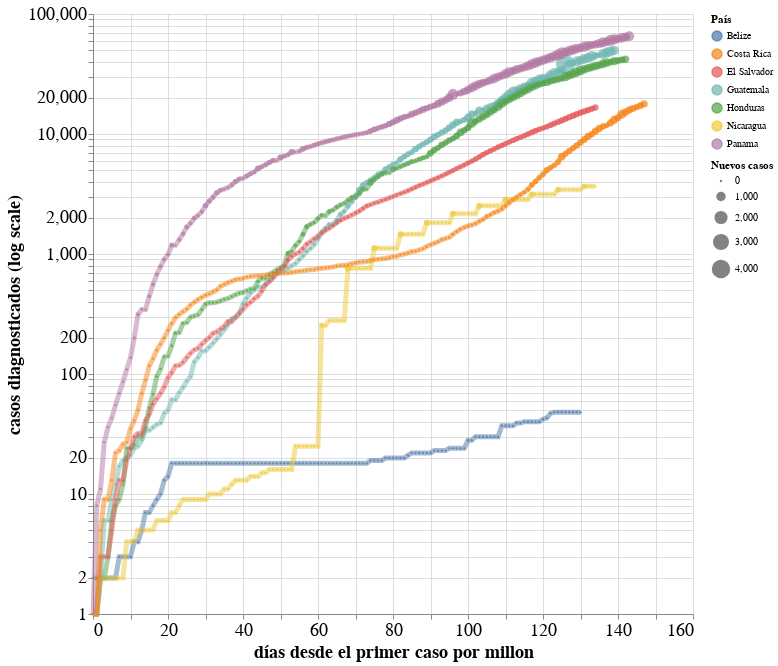

Notebook source saved alongside this figure:
### Code cell
#hide_input

highlight = alt.selection(type='single',
                          on='mouseover',
                          fields=['country'],
                          nearest=True)

base = alt.Chart(cdr_ca, title="").encode(
    x = alt.X('days_since_1_cases_per_million:Q', title="días desde el primer caso por millon"),
#     y = alt.Y('cases_per_million:Q', scale=alt.Scale(type='log'), title="diagnosticados por millon (log scale)"),
    y = alt.Y('cases:Q', scale=alt.Scale(type='log'), title="casos diagnosticados (log scale)"),

    color=alt.Color('country:N', title="País"),
    tooltip=[alt.Tooltip('country', title='país'),
             alt.Tooltip('date', title='fecha'),
             alt.Tooltip('cases_per_million:Q', title='Diagnosticados por millon'),
             alt.Tooltip('cases:Q', title='Diagnosticados (Total)'),
             alt.Tooltip('new_cases:Q', title='Diagnosticados (Nuevos)'),
             alt.Tooltip('deaths:Q', title='Muertos (Total)'),
             alt.Tooltip('new_deaths:Q', title='Muertos (Nuevos)')
            ]
)

points = base.mark_circle().encode(
    size=alt.Size('new_cases:Q', title="Nuevos casos"),
).add_selection(
    highlight
)

lines = base.mark_line(opacity=0.5).encode(
    size=alt.condition(~highlight, alt.value(2.5), alt.value(5)),
    
)

alt.layer(points, lines).properties(
    height=600,
    width=600
).configure_axis(
    labelFontSize=18,
    titleFontSize=18
)

### Figure 1 — Vega-Lite specification as saved in the notebook (floating-point values rounded to 4 significant figures; data arrays with more than 128 entries replaced by an {"elided": "..."} marker saying what was removed)
{"config": {"view": {"continuousWidth": 400, "continuousHeight": 300}, "axis": {"labelFontSize": 18, "titleFontSize": 18}}, "layer": [{"mark": "circle", "encoding": {"color": {"type": "nominal", "field": "country", "title": "País"}, "size": {"type": "quantitative", "field": "new_cases", "title": "Nuevos casos"}, "tooltip": [{"type": "nominal", "field": "country", "title": "país"}, {"type": "nominal", "field": "date", "title": "fecha"}, {"type": "quantitative", "field": "cases_per_million", "title": "Diagnosticados por millon"}, {"type": "quantitative", "field": "cases", "title": "Diagnosticados (Total)"}, {"type": "quantitative", "field": "new_cases", "title": "Diagnosticados (Nuevos)"}, {"type": "quantitative", "field": "deaths", "title": "Muertos (Total)"}, {"type": "quantitative", "field": "new_deaths", "title": "Muertos (Nuevos)"}], "x": {"type": "quantitative", "field": "days_since_1_cases_per_million", "title": "días desde el primer caso por millon"}, "y": {"type": "quantitative", "field": "cases", "scale": {"type": "log"}, "title": "casos diagnosticados (log scale)"}}, "selection": {"selector001": {"type": "single", "on": "mouseover", "fields": ["country"], "nearest": true}}, "title": ""}, {"mark": {"type": "line", "opacity": 0.5}, "encoding": {"color": {"type": "nominal", "field": "country", "title": "País"}, "size": {"condition": {"value": 2.5, "selection": {"not": "selector001"}}, "value": 5}, "tooltip": [{"type": "nominal", "field": "country", "title": "país"}, {"type": "nominal", "field": "date", "title": "fecha"}, {"type": "quantitative", "field": "cases_per_million", "title": "Diagnosticados por millon"}, {"type": "quantitative", "field": "cases", "title": "Diagnosticados (Total)"}, {"type": "quantitative", "field": "new_cases", "title": "Diagnosticados (Nuevos)"}, {"type": "quantitative", "field": "deaths", "title": "Muertos (Total)"}, {"type": "quantitative", "field": "new_deaths", "title": "Muertos (Nuevos)"}], "x": {"type": "quantitative", "field": "days_since_1_cases_per_million", "title": "días desde el primer caso por millon"}, "y": {"type": "quantitative", "field": "cases", "scale": {"type": "log"}, "title": "casos diagnosticados (log scale)"}}, "title": ""}], "data": {"name": "data-8145913424bfc126147e64e485cda512"}, "height": 600, "width": 600, "$schema": "https://vega.github.io/schema/vega-lite/v4.0.2.json", "datasets": {"data-8145913424bfc126147e64e485cda512": {"elided": "976 records"}}}
